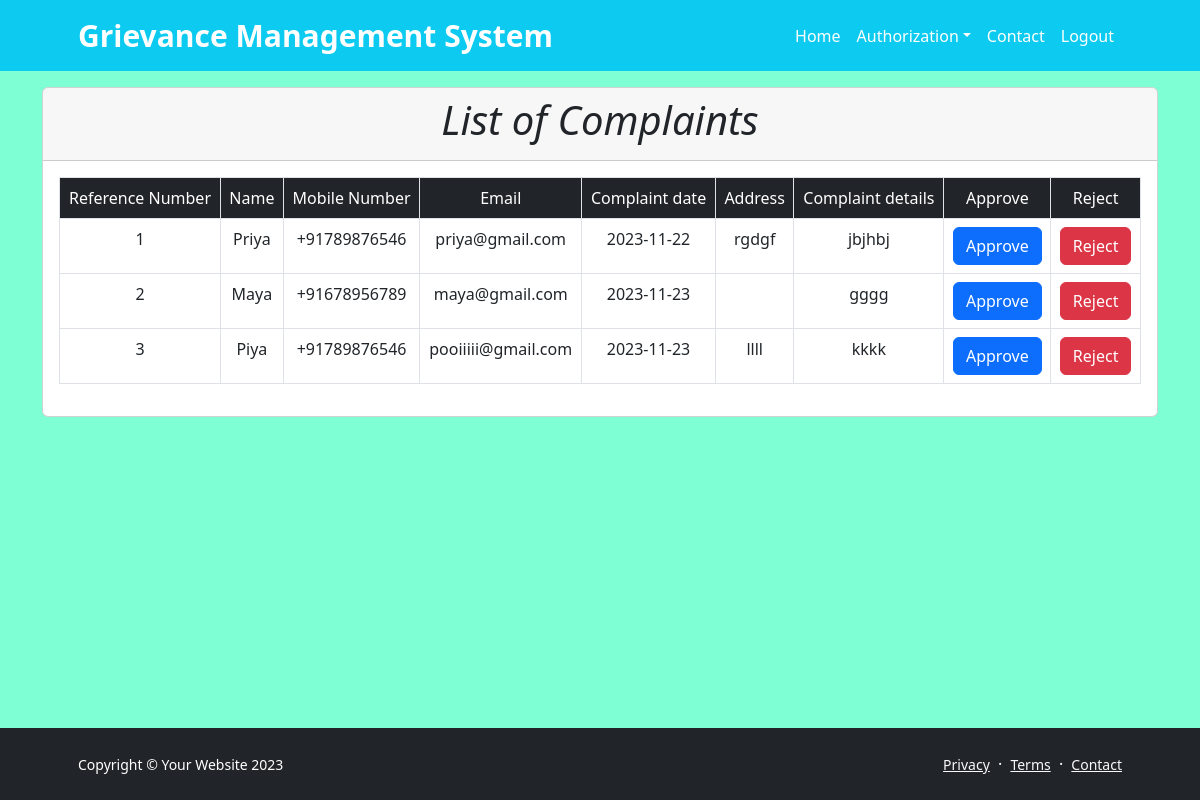
The page /w3.php on the database its author committed.
### tables this page shows
CREATE TABLE `comp3` (
  `num` int(255) NOT NULL,
  `username` varchar(255) NOT NULL,
  `mobnum` varchar(12) NOT NULL,
  `email` varchar(255) NOT NULL,
  `comdate` date NOT NULL,
  `uaddress` text NOT NULL,
  `comdetails` text NOT NULL,
  `upload` blob NOT NULL
);

### w3.php (the view, shortened to what this page needs)
<?php
require_once('config/db2.php');
$query="SELECT * from comp3";
$result=mysqli_query($con,$query);
?>
<!DOCTYPE html>
<html lang="en">
<head>
    <link rel="stylesheet" type="text/css" href="css/custom.css" />
    <link href="https://cdn.jsdelivr.net/npm/bootstrap-icons@1.5.0/font/bootstrap-icons.css" rel="stylesheet" />
    <link href="css/styles.css" rel="stylesheet" />
</head>
<body class="d-flex flex-column" style="background-color: aquamarine;">
    <main class="flex-shrink-0">
        <nav class="navbar navbar-expand-lg navbar-dark bg-info">
            <div class="container px-5">
                <a class="navbar-brand" href="index.html"><b>Grievance Management System</b></a>
                <div class="collapse navbar-collapse" id="navbarSupportedContent">
                    <ul class="navbar-nav ms-auto mb-2 mb-lg-0">
                        <li class="nav-item"><a class="nav-link" href="index.html">Home</a></li>
                        <li class="nav-item dropdown">
                            <a class="nav-link dropdown-toggle" id="navbarDropdownBlog" href="#" role="button"
                                data-bs-toggle="dropdown" aria-expanded="false" onclick="click">Authorization</a>
                        </li>
                        <li class="nav-item"><a class="nav-link" href="contact.html">Contact</a></li>
                        <li class="nav-item"><a class="nav-link" href="http://localhost/WLCM/front.html">Logout</a>
                        </li>
                    </ul>
                </div>
            </div>
        </nav>
        <div class="container">
            <div class="row mt-2">
                <div class="col">
                    <div class="card mt-2">
                        <div class="card-header">
                            <h2 class="display-6 text-center"><i> List of Complaints</i></h2>
                         </div>
                         <div class="card-body">
                            <table class="table table-bordered text-center">
                                <tr class="bg-dark text-white">
                                    <td>Reference Number</td>
                                    <td>Name</td>
                                    <td>Mobile Number</td>
                                    <td>Email</td>
                                    <td>Complaint date</td>
                                    <td>Address</td>
                                    <td>Complaint details</td>
                                    <td>Approve</td>
                                    <td>Reject</td>
                                  </tr>
                                  <tr>
                                    <?php
                                    while($row=mysqli_fetch_assoc($result))
                                    {
                                      ?>
                                      <td><?php echo $row['num']; ?></td>
                                      <td><?php echo $row['username']; ?></td>
                                      <td><?php echo $row['mobnum']; ?></td>
                                      <td><?php echo $row['email']; ?></td>
                                      <td><?php echo $row['comdate']; ?></td>
                                      <td><?php echo $row['uaddress']; ?></td>
                                      <td><?php echo $row['comdetails']; ?></td>
                                      <td><a href="#" class="btn btn-primary" onclick="app(this)">Approve</td>
                                      <td><a href="#" class="btn btn-danger" onclick="re(this)">Reject</td>
                                     </tr>
                                      <?php
                                    }
                                    ?>
                             </table>
                         </div>
                                </div>
                                </div>
                                </div>
                                </div>
    </main>
    <footer class="bg-dark py-4 mt-auto">
        <div class="container px-5">
            <div class="row align-items-center justify-content-between flex-column flex-sm-row">
                <div class="col-auto">
                    <div class="small m-0 text-white">Copyright &copy; Your Website 2023</div>
                </div>
                <div class="col-auto">
                    <a class="link-light small" href="#!">Privacy</a>
                    <span class="text-white mx-1">&middot;</span>
                    <a class="link-light small" href="#!">Terms</a>
                    <span class="text-white mx-1">&middot;</span>
                    <a class="link-light small" href="#!">Contact</a>
                </div>
            </div>
        </div>
    </footer>
</body>
</html>

### rows shown on the page
comp3: num "1", username "Priya", mobnum "+91789876546", email "priya@gmail.com", comdate "2023-11-22", uaddress "rgdgf", comdetails "jbjhbj"
comp3: num "2", username "Maya", mobnum "+91678956789", email "maya@gmail.com", comdate "2023-11-23", comdetails "gggg"
comp3: num "3", username "Piya", mobnum "+91789876546", email "pooiiiii@gmail.com", comdate "2023-11-23", uaddress "llll", comdetails "kkkk"
